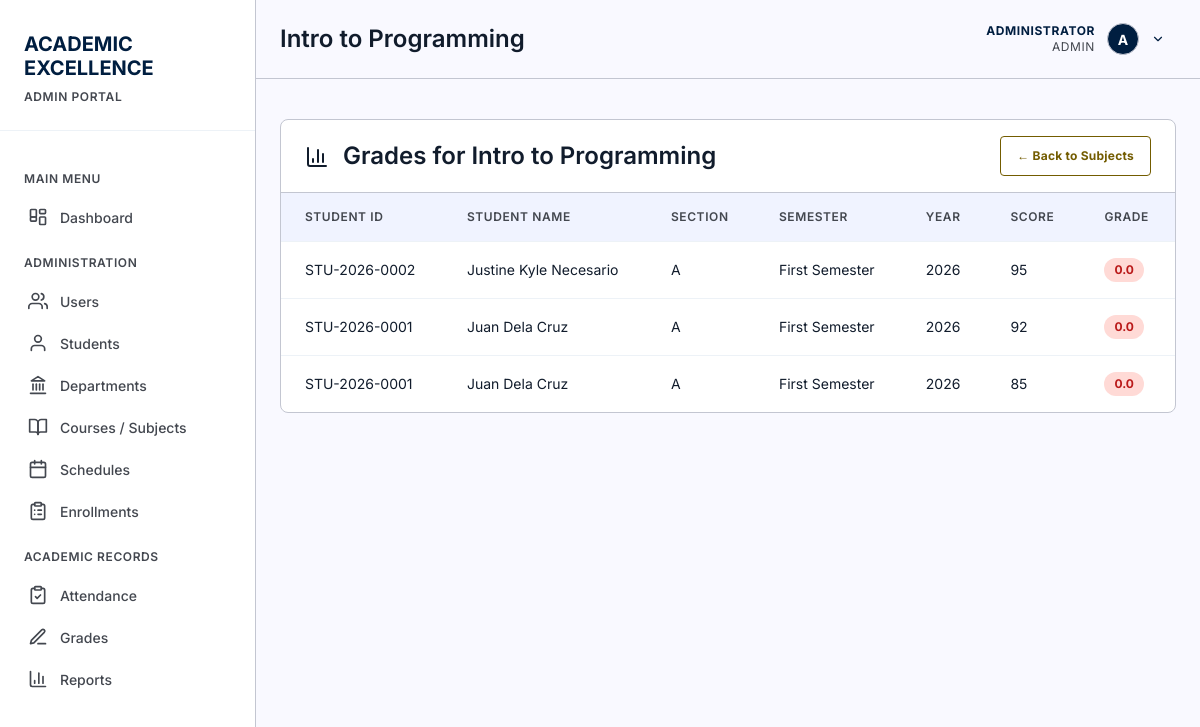
Before: /pages/subject-detail.php?id=1 (signed in) with the older database file.
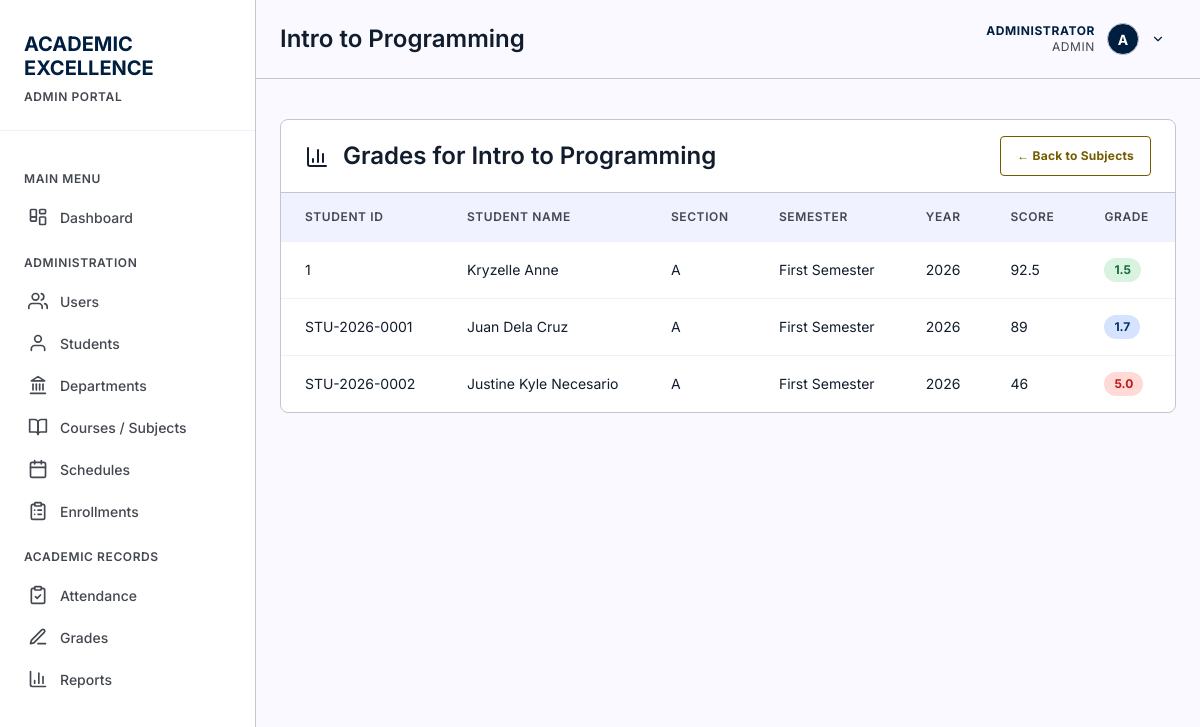
After: the same page with the newer database file.
### tables this page shows
CREATE TABLE grades (
        id INTEGER PRIMARY KEY AUTOINCREMENT,
        student_id INTEGER NOT NULL,
        subject_id INTEGER NOT NULL,
        semester TEXT NOT NULL,
        year INTEGER NOT NULL,
        score REAL,
        grade TEXT,
        created_at TIMESTAMP DEFAULT CURRENT_TIMESTAMP, section_id INTEGER REFERENCES course_sections(id) ON DELETE SET NULL, enrollment_id INTEGER REFERENCES enrollments(id) ON DELETE SET NULL, instructor_id INTEGER REFERENCES instructors(id) ON DELETE SET NULL, assessment_type TEXT NOT NULL DEFAULT 'Final', status TEXT NOT NULL DEFAULT 'Published' CHECK(status IN ('Draft', 'Published', 'Locked')), remarks TEXT, updated_at DATETIME,
        FOREIGN KEY (student_id) REFERENCES students(id) ON DELETE CASCADE,
        FOREIGN KEY (subject_id) REFERENCES subjects(id) ON DELETE CASCADE
    );

CREATE TABLE students (
        id INTEGER PRIMARY KEY AUTOINCREMENT,
        student_id TEXT UNIQUE NOT NULL,
        first_name TEXT NOT NULL,
        last_name TEXT NOT NULL,
        email TEXT,
        phone TEXT,
        date_of_birth DATE,
        gender TEXT CHECK(gender IN ('Male', 'Female', 'Other')),
        enrollment_date DATE DEFAULT CURRENT_DATE,
        status TEXT DEFAULT 'Active' CHECK(status IN ('Active', 'Inactive', 'Graduated')),
        created_at TIMESTAMP DEFAULT CURRENT_TIMESTAMP
    , user_id INTEGER REFERENCES users(id) ON DELETE SET NULL, program_id INTEGER REFERENCES programs(id) ON DELETE SET NULL, year_level INTEGER, expected_graduation_date DATE, updated_at DATETIME);

CREATE TABLE course_sections (
            id INTEGER PRIMARY KEY AUTOINCREMENT,
            subject_id INTEGER NOT NULL,
            instructor_id INTEGER NOT NULL,
            term_id INTEGER NOT NULL,
            section_code TEXT NOT NULL,
            room TEXT,
            schedule TEXT,
            capacity INTEGER CHECK(capacity IS NULL OR capacity > 0),
            status TEXT NOT NULL DEFAULT 'Open' CHECK(status IN ('Open', 'Closed', 'Completed', 'Cancelled')),
            created_at DATETIME NOT NULL DEFAULT CURRENT_TIMESTAMP,
            updated_at DATETIME NOT NULL DEFAULT CURRENT_TIMESTAMP,
            UNIQUE(subject_id, term_id, section_code),
            FOREIGN KEY (subject_id) REFERENCES subjects(id) ON DELETE RESTRICT,
            FOREIGN KEY (instructor_id) REFERENCES instructors(id) ON DELETE RESTRICT,
            FOREIGN KEY (term_id) REFERENCES academic_terms(id) ON DELETE RESTRICT
        );

### includes/auth.php (called while the page is built, shortened)
<?php
function currentUser() {
    static $user = false;
    if ($user === false) {
        $db = getDB();
        $stmt = $db->prepare("SELECT * FROM users WHERE id = :id AND is_active = 1");
        $stmt->execute([':id' => (int) $_SESSION['user_id']]);
        $user = $stmt->fetch() ?: null;
    }
    return $user;
}
function isLoggedIn() {
    return currentUser() !== null;
}
function requireLogin() {
    if (!isLoggedIn()) {
        header('Location: ' . baseUrl() . 'login.php');
        exit();
    }
}

### includes/functions.php (called while the page is built, shortened)
<?php
require_once __DIR__ . '/auth.php';
require_once __DIR__ . '/icons.php';
function gradeDescriptor($grade) {
    return [
        '1.00' => 'Excellent',
        '1.25' => 'Very Good',
        '1.50' => 'Very Good',
        '1.75' => 'Good',
        '2.00' => 'Good',
        '2.25' => 'Satisfactory',
        '2.50' => 'Satisfactory',
        '2.75' => 'Fairly Satisfactory',
        '3.00' => 'Fairly Satisfactory',
        '4.00' => 'Conditional',
        '5.00' => 'Failing'
    ][(string) $grade] ?? '';
}
function gradeBadgeClass($grade) {
    $g = (string) $grade;
    if ($g === '1.00' || $g === '1.25' || $g === '1.50') return 'grade-top';
    if ($g === '1.75' || $g === '2.00' || $g === '2.25') return 'grade-good';
    return 'grade-fail';
}
function formatGrade($grade) {
    $g = (float) $grade;
    return number_format(floor($g * 10) / 10, 1, '.', '');
}

### pages/subject-detail.php (the view, shortened to what this page needs)
<?php
require_once '../includes/functions.php';
requireLogin();
$db = getDB();
$user = currentUser();
$subjectId = intval($_GET['id'] ?? 0);
$stmt = $db->prepare("SELECT * FROM subjects WHERE id = :id");
$stmt->bindValue(':id', $subjectId, PDO::PARAM_INT);
$stmt->execute();
$subject = $stmt->fetch();
if ($user['role'] === 'student') {
    $student = currentStudent();
    $stmt = $db->prepare("
        SELECT g.*, s.first_name, s.last_name, s.student_id as student_number, cs.section_code
        FROM grades g
        JOIN students s ON g.student_id = s.id
        LEFT JOIN course_sections cs ON g.section_id = cs.id
        WHERE g.subject_id = :subject_id AND g.student_id = :sid
        ORDER BY g.year DESC, g.semester DESC
    ");
    $stmt->bindValue(':subject_id', $subjectId, PDO::PARAM_INT);
    $stmt->bindValue(':sid', $student['id'], PDO::PARAM_INT);
} else {
    $stmt = $db->prepare("
        SELECT g.*, s.first_name, s.last_name, s.student_id as student_number, cs.section_code
        FROM grades g
        JOIN students s ON g.student_id = s.id
        LEFT JOIN course_sections cs ON g.section_id = cs.id
        WHERE g.subject_id = :subject_id
        ORDER BY g.score DESC
    ");
    $stmt->bindValue(':subject_id', $subjectId, PDO::PARAM_INT);
}
$stmt->execute();
$grades = $stmt->fetchAll();
include '../includes/header.php';
?>
<div class="table-container">
    <div class="table-header">
        <h2><?php echo icon('bar-chart', 24); ?> Grades for <?php echo htmlspecialchars($subject['subject_name']); ?></h2>
        <a href="subjects.php" class="btn btn-secondary">← Back to Subjects</a>
    </div>
    <table>
        <thead>
            <tr>
                <?php if ($user['role'] !== 'student'): ?>
                <th>Student ID</th>
                <th>Student Name</th>
                <?php endif; ?>
                <th>Section</th>
                <th>Semester</th>
                <th>Year</th>
                <th>Score</th>
                <th>Grade</th>
            </tr>
        </thead>
        <tbody>
            <?php foreach ($grades as $grade): ?>
            <tr>
                <?php if ($user['role'] !== 'student'): ?>
                <td data-label="Student ID"><?php echo htmlspecialchars($grade['student_number']); ?></td>
                <td data-label="Student Name"><?php echo htmlspecialchars($grade['first_name'] . ' ' . $grade['last_name']); ?></td>
                <?php endif; ?>
                <td data-label="Section"><?php echo htmlspecialchars($grade['section_code'] ?? '—'); ?></td>
                <td data-label="Semester"><?php echo htmlspecialchars($grade['semester']); ?></td>
                <td data-label="Year"><?php echo $grade['year']; ?></td>
                <td data-label="Score"><?php echo $grade['score']; ?></td>
                <td data-label="Grade">
                    <span class="grade-badge <?php echo gradeBadgeClass($grade['grade']); ?>" title="<?php echo htmlspecialchars(gradeDescriptor($grade['grade'])); ?>">
                        <?php echo htmlspecialchars(formatGrade($grade['grade'])); ?>
                    </span>
                </td>
            </tr>
            <?php endforeach; ?>
        </tbody>
    </table>
</div>
<?php include '../includes/footer.php'; ?>

Changed rows visible on the page:
removed grades: student.student_id "STU-2026-0001", student.last_name "Juan Dela Cruz", section.section_code "A", semester "First Semester", year "2026", score "85", grade "0.0"
added grades: student.student_id "1", student.last_name "Kryzelle Anne", section.section_code "A", semester "First Semester", year "2026", score "92.5", grade "1.5"
changed grades "STU-2026-0001": score "92" → "89"; grade "0.0" → "1.7"; moves up the list
changed grades "STU-2026-0002": score "95" → "46"; grade "0.0" → "5.0"
